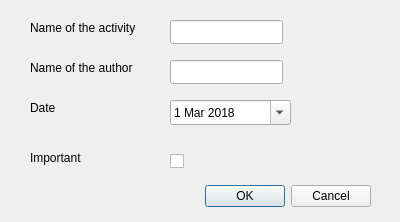
<?xml version="1.0" encoding="UTF-8"?>
<ui version="4.0">
 <class>newActivityWindow</class>
 <widget class="QDialog" name="newActivityWindow">
  <property name="geometry">
   <rect>
    <x>0</x>
    <y>0</y>
    <width>400</width>
    <height>222</height>
   </rect>
  </property>
  <property name="windowTitle">
   <string>Dialog</string>
  </property>
  <widget class="QDialogButtonBox" name="buttonBox">
   <property name="geometry">
    <rect>
     <x>30</x>
     <y>180</y>
     <width>341</width>
     <height>32</height>
    </rect>
   </property>
   <property name="orientation">
    <enum>Qt::Horizontal</enum>
   </property>
   <property name="standardButtons">
    <set>QDialogButtonBox::Cancel|QDialogButtonBox::Ok</set>
   </property>
  </widget>
  <widget class="QLabel" name="label">
   <property name="geometry">
    <rect>
     <x>30</x>
     <y>20</y>
     <width>141</width>
     <height>16</height>
    </rect>
   </property>
   <property name="styleSheet">
    <string notr="true">font: 11pt &quot;MS Shell Dlg 2&quot;;</string>
   </property>
   <property name="text">
    <string>Name of the activity</string>
   </property>
  </widget>
  <widget class="QLabel" name="label_2">
   <property name="geometry">
    <rect>
     <x>30</x>
     <y>60</y>
     <width>131</width>
     <height>16</height>
    </rect>
   </property>
   <property name="styleSheet">
    <string notr="true">font: 11pt &quot;MS Shell Dlg 2&quot;;</string>
   </property>
   <property name="text">
    <string>Name of the author</string>
   </property>
  </widget>
  <widget class="QLabel" name="label_3">
   <property name="geometry">
    <rect>
     <x>30</x>
     <y>100</y>
     <width>60</width>
     <height>16</height>
    </rect>
   </property>
   <property name="styleSheet">
    <string notr="true">font: 11pt &quot;MS Shell Dlg 2&quot;;</string>
   </property>
   <property name="text">
    <string>Date</string>
   </property>
  </widget>
  <widget class="QLabel" name="label_4">
   <property name="geometry">
    <rect>
     <x>30</x>
     <y>150</y>
     <width>91</width>
     <height>16</height>
    </rect>
   </property>
   <property name="styleSheet">
    <string notr="true">font: 11pt &quot;MS Shell Dlg 2&quot;;</string>
   </property>
   <property name="text">
    <string>Important</string>
   </property>
  </widget>
  <widget class="QLineEdit" name="lineEdit">
   <property name="geometry">
    <rect>
     <x>170</x>
     <y>20</y>
     <width>113</width>
     <height>24</height>
    </rect>
   </property>
  </widget>
  <widget class="QLineEdit" name="lineEdit2">
   <property name="geometry">
    <rect>
     <x>170</x>
     <y>60</y>
     <width>113</width>
     <height>24</height>
    </rect>
   </property>
  </widget>
  <widget class="QDateEdit" name="dateEdit">
   <property name="geometry">
    <rect>
     <x>170</x>
     <y>100</y>
     <width>121</width>
     <height>25</height>
    </rect>
   </property>
   <property name="calendarPopup">
    <bool>true</bool>
   </property>
   <property name="timeSpec">
    <enum>Qt::LocalTime</enum>
   </property>
   <property name="date">
    <date>
     <year>2018</year>
     <month>3</month>
     <day>1</day>
    </date>
   </property>
  </widget>
  <widget class="QCheckBox" name="checkBox">
   <property name="geometry">
    <rect>
     <x>170</x>
     <y>150</y>
     <width>21</width>
     <height>22</height>
    </rect>
   </property>
   <property name="text">
    <string/>
   </property>
  </widget>
 </widget>
 <resources/>
 <connections>
  <connection>
   <sender>buttonBox</sender>
   <signal>accepted()</signal>
   <receiver>newActivityWindow</receiver>
   <slot>accept()</slot>
   <hints>
    <hint type="sourcelabel">
     <x>248</x>
     <y>254</y>
    </hint>
    <hint type="destinationlabel">
     <x>157</x>
     <y>274</y>
    </hint>
   </hints>
  </connection>
  <connection>
   <sender>buttonBox</sender>
   <signal>rejected()</signal>
   <receiver>newActivityWindow</receiver>
   <slot>reject()</slot>
   <hints>
    <hint type="sourcelabel">
     <x>316</x>
     <y>260</y>
    </hint>
    <hint type="destinationlabel">
     <x>286</x>
     <y>274</y>
    </hint>
   </hints>
  </connection>
 </connections>
</ui>
